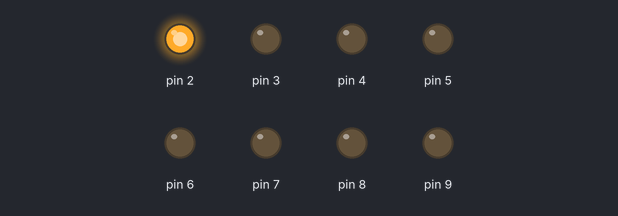
Bench run of a sketch on a simulated Arduino Uno, built with avr-gcc and run on an emulated ATmega328P. Parts: output pins drawn as LEDs (lit = HIGH).

Above: at 0.1 s.
At 1.1 s:
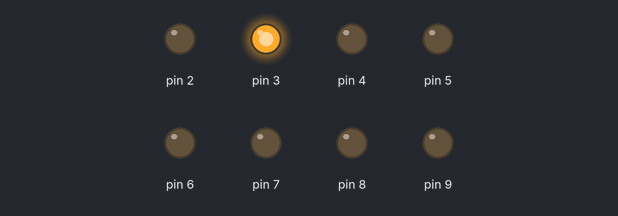
At 2.1 s:
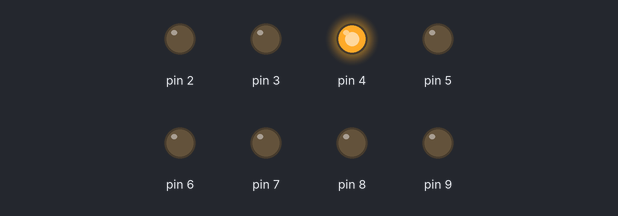
At 3.1 s:
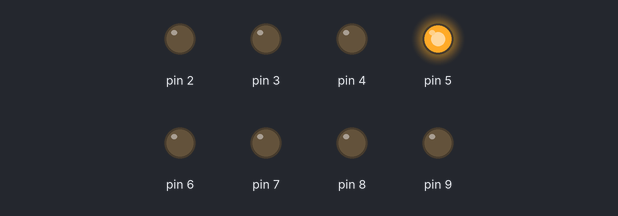
At 4.1 s:
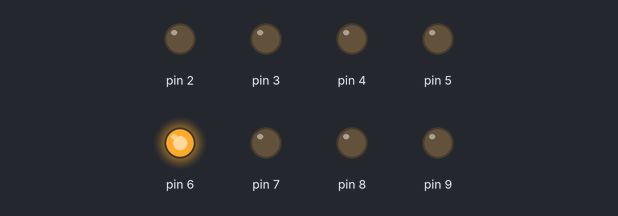
At 7.6 s:
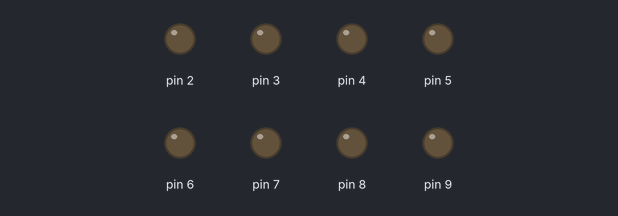
Timing chart, 0 to 9.1 s (numbered marks = the images above):
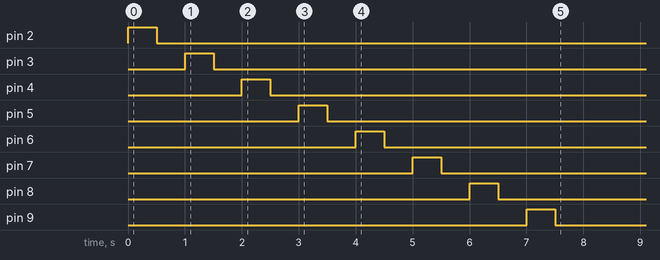

The sketch:

sketch_dec22a.ino
```cpp
class Led {
public:
  Led(int pinNum)
    : PinNum(pinNum) {
    pinMode(pinNum, OUTPUT);
    Serial.println(String(PinNum) + "번 핀 설정 완료");
  }

  void turnOff() {
    digitalWrite(PinNum, LOW);
  }

  void turnOn() {
    digitalWrite(PinNum, HIGH);
  }

private:
  int PinNum;
};

const int numLeds = 8;
Led leds[numLeds] = {2, 3, 4, 5, 6, 7, 8, 9}; // 8개의 Led 객체 배열

void setup() {
  Serial.begin(115200);
  for (int i = 0; i < numLeds; ++i) {
    // 아래 부분을 추가하여 각 Led 객체의 설정을 확인합니다.
    leds[i].turnOn();
    delay(500);
    leds[i].turnOff();
    delay(500);
  }
}

void loop() {
  // put your main code here, to run repeatedly:
}
```
